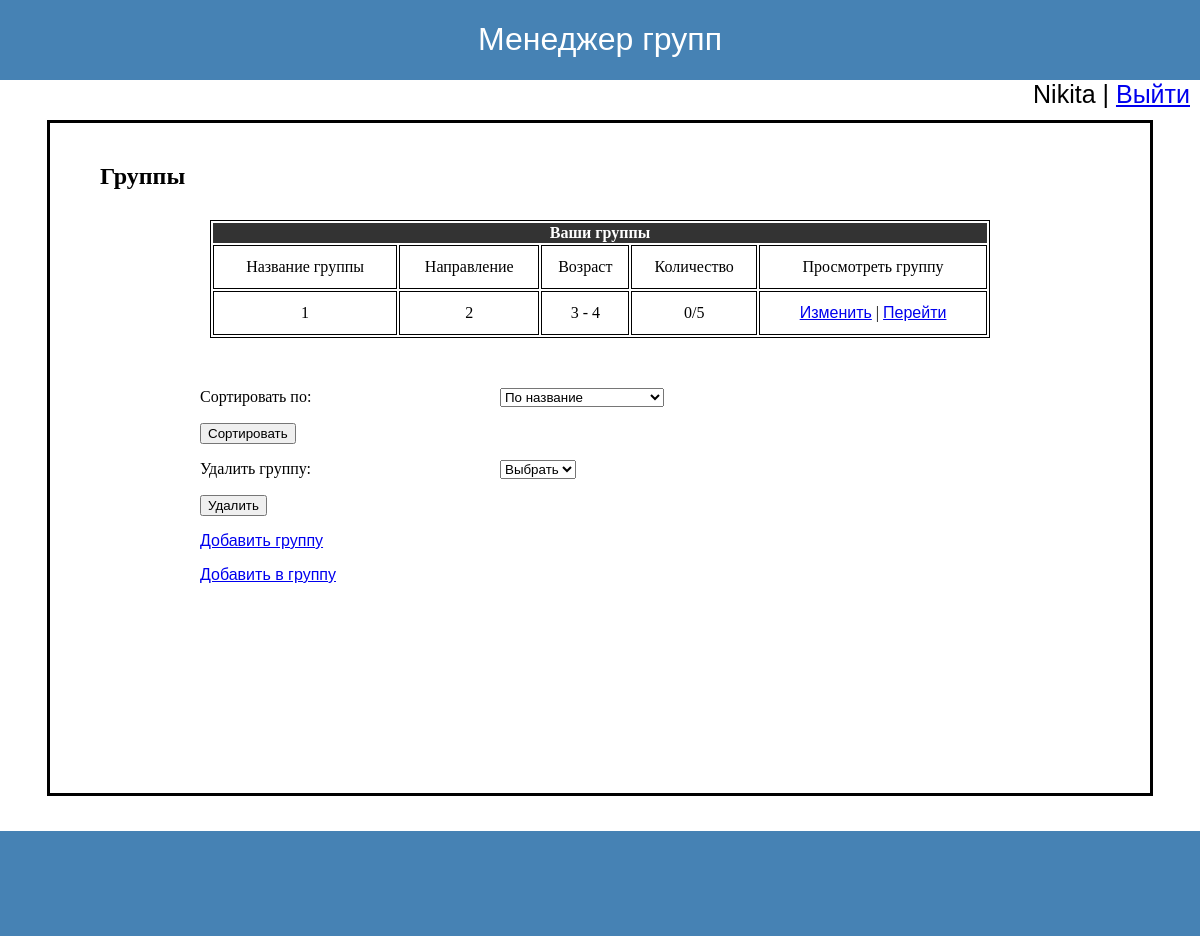
Screenshot of /groups/ (signed in) with the database file from the repository.
### manager/models.py (models this page shows)
class Group(models.Model):
    user = models.ForeignKey(User, on_delete = models.CASCADE)
    name = models.CharField(max_length = 20, verbose_name="Название")
    course = models.CharField(max_length = 20, verbose_name="Курс/Направление")
    minAge = models.PositiveIntegerField(verbose_name="Минимальный возраст")
    maxAge = models.PositiveIntegerField(verbose_name="Максимальный возраст")
    members_amount = models.PositiveIntegerField(verbose_name="Количество записанных")
    capacity = models.PositiveIntegerField(verbose_name="Количество мест")
    def __str__(self):
        return self.name

### manager/views.py (the view)
# urls.py: path("groups/", groups, name='groups'),
def groups(request):
    user_id = request.user.id
    ordering_form = GroupsOrderingForm(request.GET)
    deletion_form = GroupDeletionForm(request.user, request.POST)
    groups = Group.objects.filter(user_id = user_id)
    data = {
        'groups': groups,
        "ordering_form": ordering_form,
        "deletion_form": deletion_form,
        "title": "Группы",
        "sort_button_title": "Сортировать",
        "deletion_button_title": "Удалить",
    }
    if 'delete' in request.POST:
        if deletion_form.is_valid():
            Group.objects.filter(id = deletion_form.cleaned_data['group_list'].id).delete()
            Group.objects.filter(id = deletion_form.cleaned_data['group_list'].id).update(members_amount = F("members_amount") - 1)
            return render(request, 'groups.html', data)
    if 'sort' in request.GET:
        if ordering_form.is_valid():
            if ordering_form.cleaned_data['ordering'] == "age":
                groups = groups.order_by("minAge", "maxAge")
            else:
                groups = groups.order_by(ordering_form.cleaned_data['ordering'])
    return render(request, 'groups.html', data)

### manager/forms.py
class GroupsOrderingForm(forms.Form):
    ordering = forms.ChoiceField(label = "Сортировать по", required=False, choices=[
        ["name", "По название"],
        ["course", "По направлению/курсу"],
        ["age" , "По возрасту"]
    ])

class GroupDeletionForm(forms.Form):
    def __init__(self, user, *args, **kwargs):
        super().__init__(*args, **kwargs)
        self.fields['group_list'].queryset = Group.objects.filter(user_id = user.id).order_by('name')
    group_list = forms.ModelChoiceField(label= 'Удалить группу', queryset = None, empty_label='Выбрать')

### manager/templates/groups.html
{% extends "list.html" %}
{% block table %}
    <table class="data-table">
        <thead>
            <tr>
                <th colspan="5">Ваши группы</th>
            </tr>
        </thead>
        <tbody>
            <tr>
                <td>Название группы</td>
                <td>Направление</td>
                <td>Возраст</td>
                <td>Количество</td>
                <td>Просмотреть группу</td>
            </tr>
            {% for group in groups %}
            <tr>
                <td>{{group.name}}</td>
                <td>{{group.course}}</td>
                <td>{{group.minAge}} - {{group.maxAge}}</td>
                <td>{{group.members_amount}}/{{group.capacity}}</td>
                <td><a class="label" href="{% url 'change' group.pk %}">Изменить</a> | <a class="label" href="{% url 'group_members' group.pk %}">Перейти</a></td>
            </tr>
            {% endfor %}
        </tbody>
    </table>
{% endblock table %}
{% block url %}
    <a class="label" href="{% url 'add_group' %}">Добавить группу</a>
{% endblock url %}

### manager/templates/base.html (shortened to what this page needs)
<!DOCTYPE html>
{% load static %}
<html>
<head>
    <link rel="stylesheet" href="{% static 'css/style.css' %}" />
</head>
<body>
    <header class="colors">
        <h1 class="label">Менеджер групп</h1>
        {% block in-out %}
            {% if request.user.is_authenticated %}
                <p class="label user-out"> {{user.username}} | <a href="{% url 'logout' %}">Выйти</a></p>
            {% else %}
                <meta http-equiv="Refresh" content="0; {% url 'login' %}">
            {% endif %}
        {% endblock in-out %}
    </header>
    <main>
        <h2>{{title}}</h2>
        {% block main %}{% endblock main %}
    </main>
    <footer class="colors label"></footer>
</body>
</html>

### manager/static/css/style.css (style rules this page uses)
body, html { width: 100%; margin: 0px; background-color:white; }
body { min-height: 100%; padding-top: 120px; padding-bottom: 120px; }
header { height: 80px; position: absolute; left: 0; top: 0; right: 0; }
h1 { text-align: center; }
h2 { margin-bottom: 30px; }
main { height: 600px; margin: 0px auto 20px; padding: 50px; padding-top: 20px; border: solid; width: 1000px }
table { text-align: center; width: 780px; margin: auto; }
table, td { border: solid 1px black; }
td { height: 40px; }
thead, tfoot { background-color: #333; color: #fff; }
footer { position: fixed; height: 100px; left: 0; right: 0; bottom:0; padding-left: 10px; padding-top: 5px; font-size: 20px; }
.colors { color: white; background-color: #4682B4; }
.label { font-family: Impact, Haettenschweiler, 'Arial Narrow Bold', sans-serif; font-weight: 10; }
.user-out { text-align: right; color: #000; font-size: 25px; margin: 10px; }

### rows the page displays
Group: name "1", course "2", minAge "3", maxAge "4", members_amount "0", capacity "5"

### other values shown
{{ user.username }} "Nikita"
{{ title }} "Группы"
{{ f.label }} "Сортировать по" "Удалить группу"
{{ button_title }} "Сортировать Удалить"
